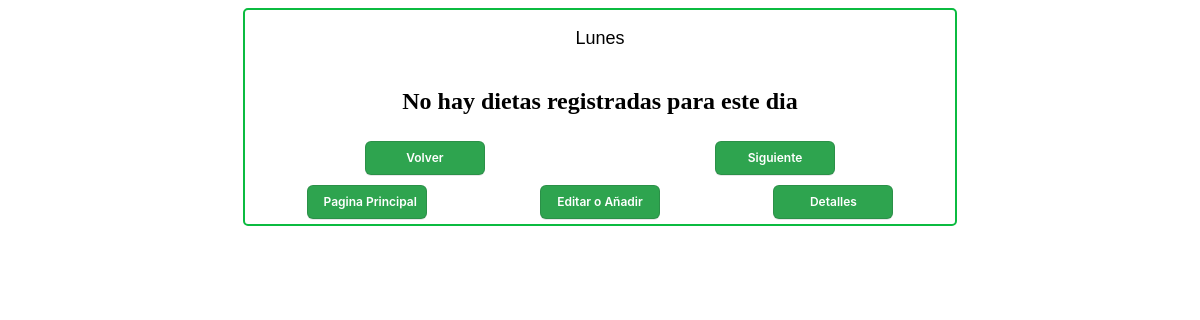
Before: /views/dieta/verDieta.php?dni=27838471&dia=Lunes with the older database file.
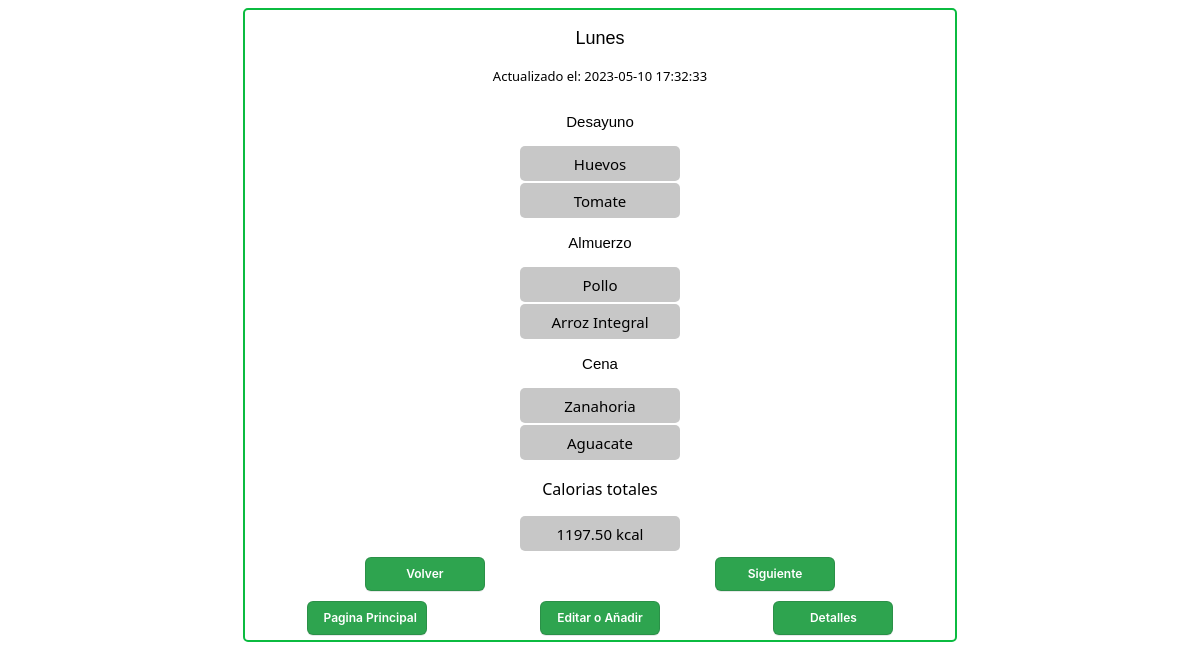
After: the same page with the newer database file.
### tables this page shows
CREATE TABLE `dietas` (
  `id_dieta` int NOT NULL,
  `dia_id` int NOT NULL,
  `id_tipo` int NOT NULL,
  `id_alimento` int NOT NULL,
  `gramos` int NOT NULL,
  `fecha` datetime DEFAULT NULL,
  PRIMARY KEY (`id_dieta`,`dia_id`,`id_tipo`,`id_alimento`),
  KEY `dietas_dia_id_dia_id_dia` (`dia_id`),
  KEY `dietas_id_tipo_tipo_comida_id_tipo` (`id_tipo`),
  KEY `dietas_id_alimento_alimentos_id_alimento` (`id_alimento`),
  CONSTRAINT `dietas_dia_id_dia_id_dia` FOREIGN KEY (`dia_id`) REFERENCES `dia` (`id_dia`),
  CONSTRAINT `dietas_id_alimento_alimentos_id_alimento` FOREIGN KEY (`id_alimento`) REFERENCES `alimentos` (`id_alimento`),
  CONSTRAINT `dietas_id_dieta_pacientes_dni` FOREIGN KEY (`id_dieta`) REFERENCES `pacientes` (`dni`),
  CONSTRAINT `dietas_id_tipo_tipo_comida_id_tipo` FOREIGN KEY (`id_tipo`) REFERENCES `tipo_comida` (`id_tipo`)
);

CREATE TABLE `tipo_comida` (
  `id_tipo` int NOT NULL AUTO_INCREMENT,
  `nombre` varchar(25) NOT NULL,
  PRIMARY KEY (`id_tipo`)
);

CREATE TABLE `alimentos` (
  `id_alimento` int NOT NULL AUTO_INCREMENT,
  `nombre` varchar(100) NOT NULL,
  `calorias` int NOT NULL,
  `vitaminas` varchar(100) NOT NULL,
  `aporte_nutricional` varchar(255) NOT NULL,
  PRIMARY KEY (`id_alimento`),
  UNIQUE KEY `nombre` (`nombre`)
);

### database/consultas.php (called while the page is built, shortened)
<?php
$sql = "SELECT
`nutricionista1`.`dietas`.`fecha` AS `FECHA`,
`nutricionista1`.`dia`.`nombre` AS `DIA`,
`nutricionista1`.`tipo_comida`.`nombre` AS `TIPO`,
`nutricionista1`.`alimentos`.`nombre` AS `ALIMENTO`,
`nutricionista1`.`alimentos`.`vitaminas` AS `VITAMINAS`,
`nutricionista1`.`alimentos`.`aporte_nutricional` AS `NUTRIENTES`,
`nutricionista1`.`dietas`.`gramos` AS `GRAMOS`
FROM
((((`nutricionista1`.`dietas`
JOIN `nutricionista1`.`pacientes` ON ((`nutricionista1`.`dietas`.`id_dieta` = `nutricionista1`.`pacientes`.`dni`)))
JOIN `nutricionista1`.`dia` ON ((`nutricionista1`.`dia`.`id_dia` = `nutricionista1`.`dietas`.`dia_id`)))
JOIN `nutricionista1`.`tipo_comida` ON ((`nutricionista1`.`dietas`.`id_tipo` = `nutricionista1`.`tipo_comida`.`id_tipo`)))
JOIN `nutricionista1`.`alimentos` ON ((`nutricionista1`.`dietas`.`id_alimento` = `nutricionista1`.`alimentos`.`id_alimento`)))
WHERE
((`nutricionista1`.`dia`.`nombre` = :dia)
    AND (`nutricionista1`.`pacientes`.`dni` = :dni))";
$sql1 = "SELECT
ROUND(SUM(((`alimentos`.`calorias` * `dietas`.`gramos`) / 100)),
        2) AS `CaloriasTotales`
FROM
((((`dietas`
JOIN `pacientes` ON ((`dietas`.`id_dieta` = `pacientes`.`dni`)))
JOIN `dia` ON ((`dia`.`id_dia` = `dietas`.`dia_id`)))
JOIN `tipo_comida` ON ((`dietas`.`id_tipo` = `tipo_comida`.`id_tipo`)))
JOIN `alimentos` ON ((`dietas`.`id_alimento` = `alimentos`.`id_alimento`)))
WHERE
((`dia`.`nombre` = :dia)
    AND (`pacientes`.`dni` = :dni))";
?>

### views/dieta/verDieta.php (the view, shortened to what the changed rows need)
<?php
    require_once("../../database/database.php");
    require_once("../../database/consultas.php");
    if(isset($_GET["dni"]) && isset($_GET["dia"])){
        $dni = $_GET["dni"];
        $dia = $_GET["dia"];
    }
    $registros1=$conn->prepare($sql);
	$registros1->execute(array(":dni"=>$dni,":dia"=>$dia));
	$registros=$registros1->fetchAll();
    $tipo = " ";
    $calorias = $conn->prepare($sql1);
    $calorias->execute(array(":dia"=>$dia,":dni"=>$dni));
    $count = $calorias->fetchColumn();
    $fecha = " ";
    foreach($registros as $key){
        $fecha = $key["FECHA"];
    }
?>
<!DOCTYPE html>
<html lang="en">
<head>
    <link rel="stylesheet" href="./dita.css">
</head>
<body>
    <div class="container">
        <div class="container-item">
                <div class="title">
                    <p class="text-day"><?php echo $dia?></p>
                    <?php if($fecha !== " "): ?>
                    <p class="text-date">Actualizado el: <?php echo $fecha;?></p>
                    <?php endif;?>
                </div>
                <?php if($registros): ?>
                <?php foreach ($registros as $key):?>
                <?php if($key["TIPO"] !== $tipo): ?>
                <?php $tipo = $key["TIPO"] ?>
                <div class="body">
                    <p class="tipo-text"><?php echo $key["TIPO"]?></p>
                </div>
                <?php endif;?>
                <div class="list-group">
                    <div class="list-item"><?php echo $key["ALIMENTO"]?></div>
                </div>
                <?php endforeach; ?>
                <div class="list-group">
                    <p class="text-calorias">Calorias totales</p>
                    <div class="list-item"><?php echo $count?> kcal</div>
                </div>
                <?php else:?>
                    <div class="list-group">
                        <h2>No hay dietas registradas para este dia</h2>
                    </div>
                <?php endif;?>
            </div>
    </div>
</body>
</html>

Changed rows visible on the page:
added dietas: fecha "2023-05-10 17:32:33", id_alimento.nombre "Aguacate"
added dietas: id_tipo.nombre "Desayuno", id_alimento.nombre "Huevos"
added dietas: id_alimento.nombre "Tomate"
added dietas: id_tipo.nombre "Almuerzo", id_alimento.nombre "Pollo"
added dietas: id_alimento.nombre "Arroz Integral"
added dietas: id_tipo.nombre "Cena", id_alimento.nombre "Zanahoria"
Other visible differences:
$count: (not shown) → "1197.50"
text no longer shown: "No hay dietas registradas para este dia"
text now shown: "Actualizado el: Calorias totales kcal"
